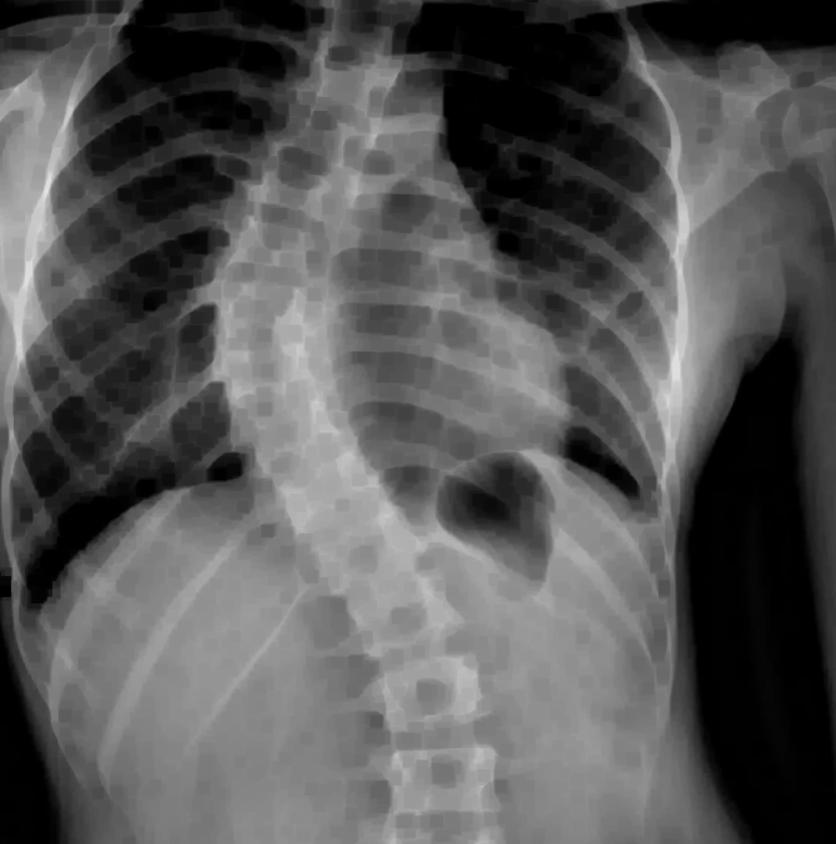
#> input picture diag3_erosion.png, 836 x 844 px, shrunk from 1340 x 1354 before the run
$ python gaussian_blur.py
#> lines starting #> are read from the running program, lines starting #| are printed output that depends on the picture
import cv2
import numpy
# read image
src = cv2.imread('diag3_erosion.png', cv2.IMREAD_UNCHANGED)
#> src is the input picture: shape (844, 836, 4); mean B, G, R, A 86.7, 86.7, 86.7, 255

# apply guassian blur on src image
dst = cv2.GaussianBlur(src, (5, 5), cv2.BORDER_DEFAULT)

# display input and output image
cv2.imshow("Gaussian Smoothing", numpy.hstack((src, dst)))
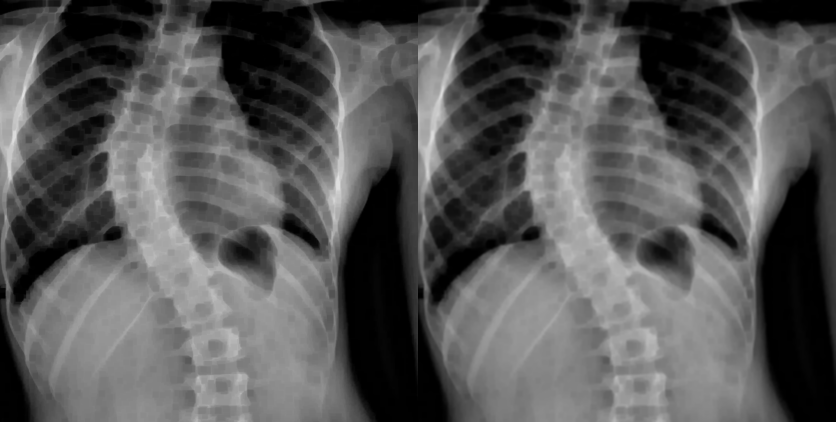
#> window 'Gaussian Smoothing': shape (844, 1672, 4) (shown at 1/2 size); mean B, G, R, A 86.7, 86.7, 86.7, 255
cv2.waitKey(0)  # waits until a key is pressed
cv2.destroyAllWindows()  # destroys the window showing image

$ run again, with diag2_erosion.png copied over diag3_erosion.png
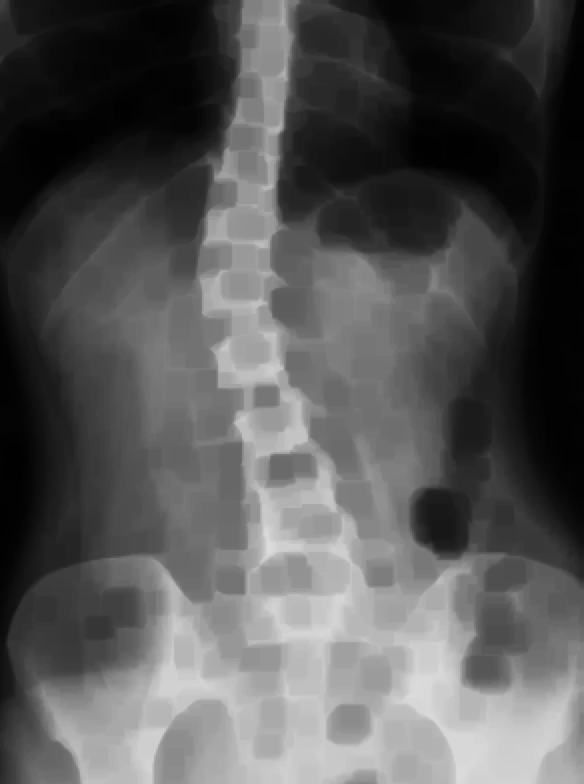
#> input picture diag2_erosion.png, 584 x 784 px
#> src is the input picture: shape (784, 584, 4); mean B, G, R, A 86.7, 86.7, 86.7, 255
#> `cv2.imshow("Gaussian Smoothing", numpy.hstack((src, dst)))`:
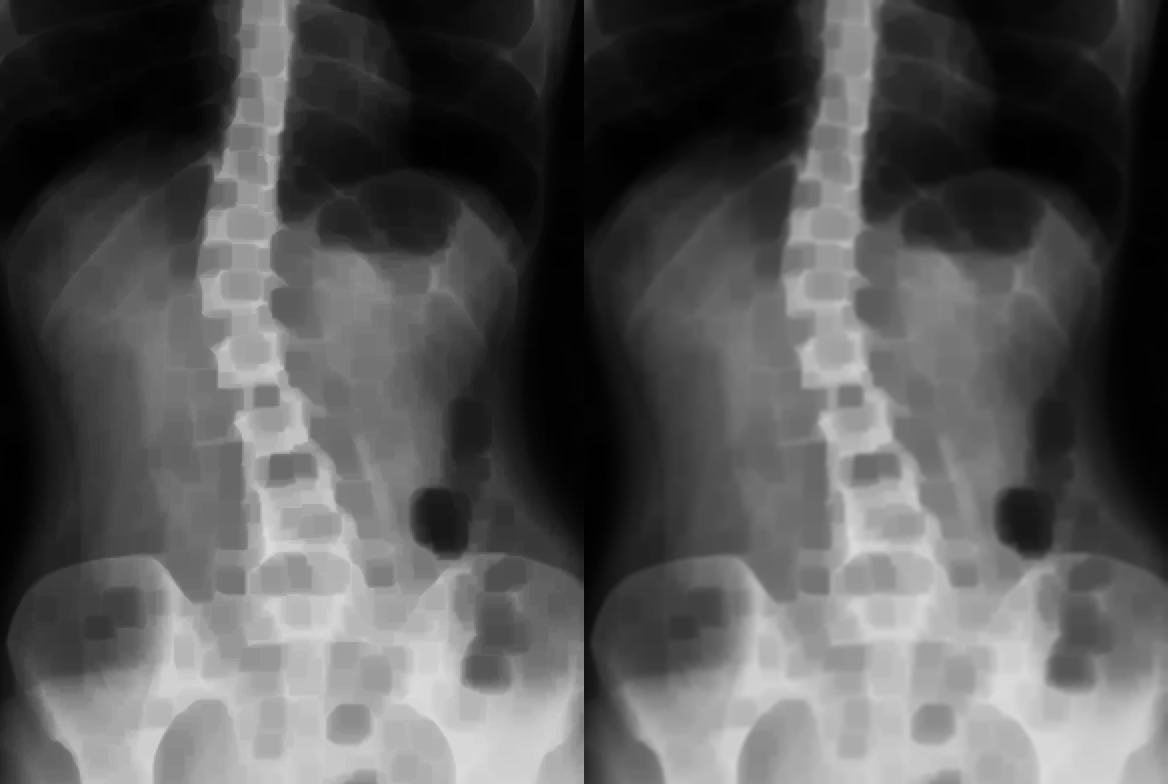
#> window 'Gaussian Smoothing': shape (784, 1168, 4); mean B, G, R, A 86.7, 86.7, 86.7, 255

$ run again, with diag4_erosion.png copied over diag3_erosion.png
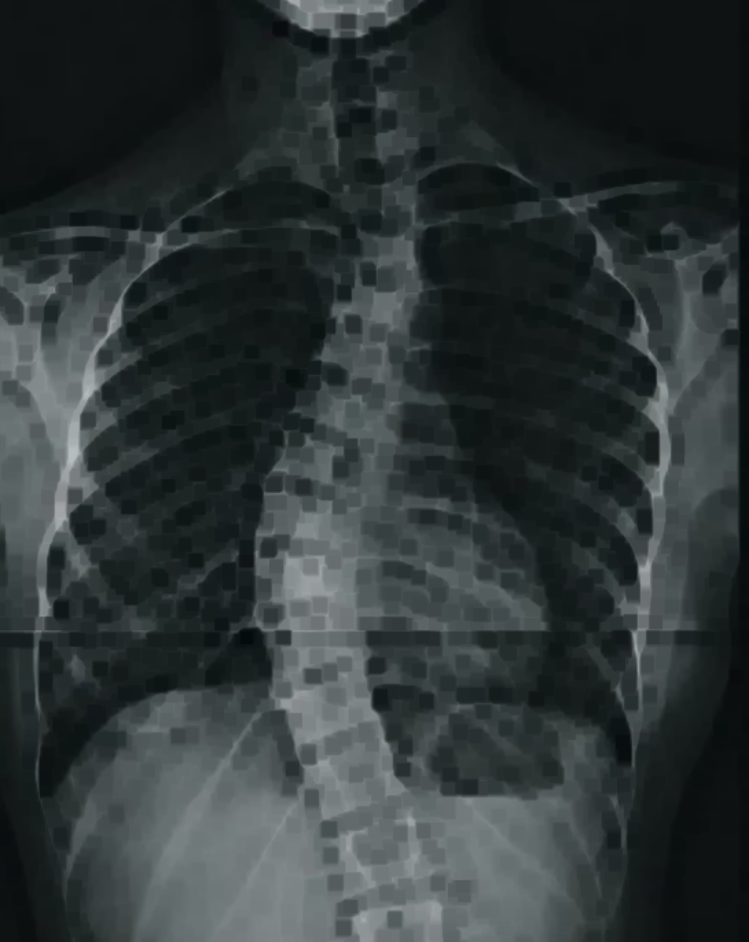
#> input picture diag4_erosion.png, 749 x 942 px, shrunk from 1090 x 1372 before the run
#> src is the input picture: shape (942, 749, 4); mean B, G, R, A 55.3, 54.6, 47, 255
#> `cv2.imshow("Gaussian Smoothing", numpy.hstack((src, dst)))`:
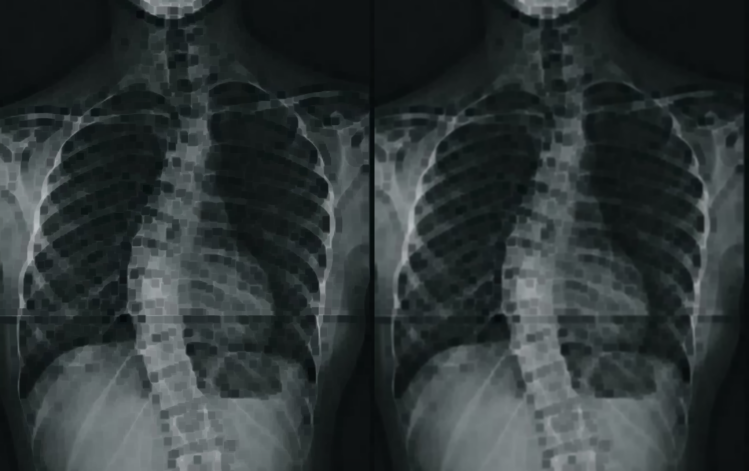
#> window 'Gaussian Smoothing': shape (942, 1498, 4) (shown at 1/2 size); mean B, G, R, A 55.3, 54.6, 47, 255
